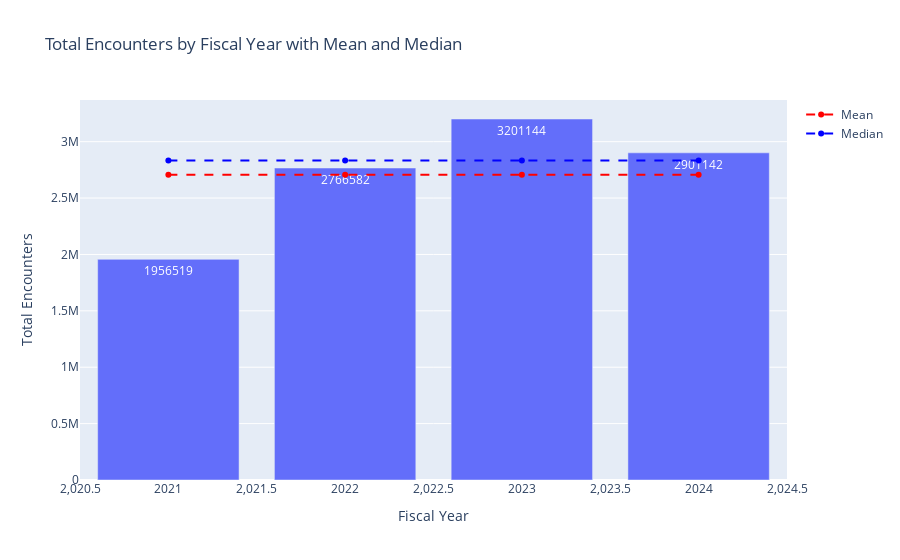

Notebook code cell kept with this figure:
### Code cell
# 5. Calculate the mean and median of the Sum of Encounter Count by Fiscal Year. Add interactive table with plotly. Add meand and median results to the table.
encounters_by_fiscal_year_stats = encounters_by_fiscal_year.copy()
encounters_by_fiscal_year_stats['Mean'] = encounters_by_fiscal_year_stats['Encounter Count'].mean()
encounters_by_fiscal_year_stats['Median'] = encounters_by_fiscal_year_stats['Encounter Count'].median()
import plotly.express as px
fig = px.bar(encounters_by_fiscal_year_stats, x='Fiscal Year', y='Encounter Count',
             title='Total Encounters by Fiscal Year with Mean and Median',
             labels={'Encounter Count': 'Total Encounters'},
             text='Encounter Count')
fig.add_scatter(x=encounters_by_fiscal_year_stats['Fiscal Year'], y=encounters_by_fiscal_year_stats['Mean'],
                mode='lines+markers', name='Mean', line=dict(color='red', dash='dash'))
fig.add_scatter(x=encounters_by_fiscal_year_stats['Fiscal Year'], y=encounters_by_fiscal_year_stats['Median'],
                mode='lines+markers', name='Median', line=dict(color='blue', dash='dash'))
fig.update_layout(yaxis_title='Total Encounters', xaxis_title='Fiscal Year')
fig.show()

print(encounters_by_fiscal_year_stats)

### Figure 1 — Plotly figure (JSON) as saved in the notebook; plotly's stock layout.template omitted (floating-point values rounded to 4 significant figures)
{"data": [{"alignmentgroup": "True", "hovertemplate": "Fiscal Year=%{x}<br>Total Encounters=%{text}<extra></extra>", "legendgroup": "", "marker": {"color": "#636efa", "pattern": {"shape": ""}}, "name": "", "offsetgroup": "", "orientation": "v", "showlegend": false, "text": [1956519, 2766582, 3201144, 2901142], "textposition": "auto", "type": "bar", "x": [2021, 2022, 2023, 2024], "xaxis": "x", "y": [1956519, 2766582, 3201144, 2901142], "yaxis": "y"}, {"line": {"color": "red", "dash": "dash"}, "mode": "lines+markers", "name": "Mean", "type": "scatter", "x": [2021, 2022, 2023, 2024], "y": [2706000.0, 2706000.0, 2706000.0, 2706000.0]}, {"line": {"color": "blue", "dash": "dash"}, "mode": "lines+markers", "name": "Median", "type": "scatter", "x": [2021, 2022, 2023, 2024], "y": [2833862, 2833862, 2833862, 2833862]}], "layout": {"barmode": "relative", "legend": {"tracegroupgap": 0}, "title": {"text": "Total Encounters by Fiscal Year with Mean and Median"}, "xaxis": {"anchor": "y", "domain": [0, 1], "title": {"text": "Fiscal Year"}}, "yaxis": {"anchor": "x", "domain": [0, 1], "title": {"text": "Total Encounters"}}}}
